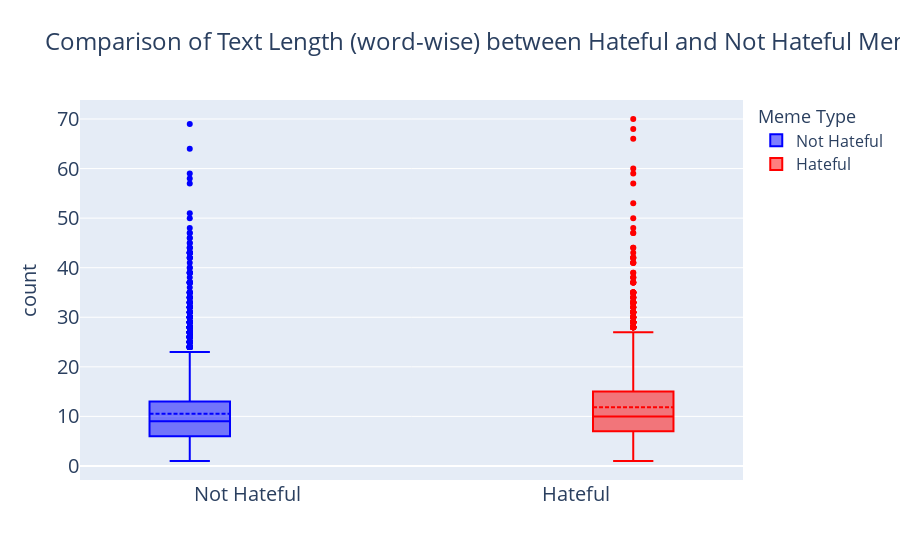

The notebook cell saved with this chart:
### Code cell
# Create traces for both groups
not_hateful_trace = go.Box(y=df[df['label'] == 0]['text'].str.split().apply(len), name='Not Hateful', marker=dict(color='blue'), boxpoints='outliers', boxmean=True)
hateful_trace = go.Box(y=df[df['label'] == 1]['text'].str.split().apply(len), name='Hateful', marker=dict(color='red'), boxpoints='outliers', boxmean=True)

# Create layout and figure
layout = go.Layout(title='Comparison of Number of Words between Hateful and Not Hateful Memes', xaxis=dict(title='Meme Type'), yaxis=dict(title='Number of Words'))
fig = go.Figure(data=[not_hateful_trace, hateful_trace], layout=layout)

# Transpose figure
fig.update_layout(xaxis=dict(title='Number of Words'), yaxis=dict(title='Meme Type'))

fig.update_layout(
        title={
            'text': 'Comparison of Text Length (word-wise) between Hateful and Not Hateful Memes',
            'font': {'size': 24}
        },
        yaxis_title={
            'text': 'count',
            'font': {'size': 20}
        },
        xaxis_title={
            'text': '',
            'font': {'size': 18}
        },
        legend={
            'title': {'text': 'Meme Type', 'font': {'size': 18}},
            'font': {'size': 16}
        },
        xaxis={
            'tickfont': {'size': 20}
        },
        yaxis={
            'tickfont': {'size': 20},
        },
        boxmode='group',
    )


# Show figure
pio.write_html(fig, file='plots/text_len_comparison.html', auto_open=True)
fig.show()

### Figure 1 — Plotly figure (JSON) as saved in the notebook; plotly's stock layout.template omitted (floating-point values rounded to 4 significant figures; data arrays with more than 128 entries replaced by an {"elided": "..."} marker saying what was removed)
{"data": [{"boxmean": true, "boxpoints": "outliers", "marker": {"color": "blue"}, "name": "Not Hateful", "type": "box", "y": {"elided": "7834 int values"}}, {"boxmean": true, "boxpoints": "outliers", "marker": {"color": "red"}, "name": "Hateful", "type": "box", "y": {"elided": "4706 int values"}}], "layout": {"boxmode": "group", "legend": {"font": {"size": 16}, "title": {"font": {"size": 18}, "text": "Meme Type"}}, "title": {"font": {"size": 24}, "text": "Comparison of Text Length (word-wise) between Hateful and Not Hateful Memes"}, "xaxis": {"tickfont": {"size": 20}, "title": {"font": {"size": 18}, "text": ""}}, "yaxis": {"tickfont": {"size": 20}, "title": {"font": {"size": 20}, "text": "count"}}}}
